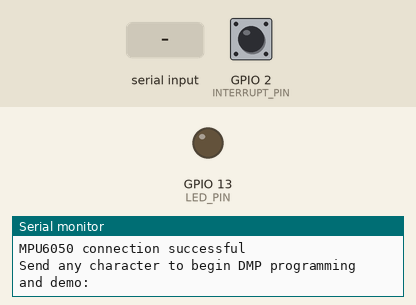
Simulated run of this sketch. Board: ESP32. On the bench: output pins drawn as LEDs (lit = HIGH), the last lines printed to the serial monitor. The test bench sets the inputs (shaded band); at power-on: GPIO 2 (INTERRUPT_PIN) LOW. The sensor or clock chip raises its interrupt line as the real part does.

Above: at 0.8 s.
0.9 s: "1" received over Serial
At 1.48 s:
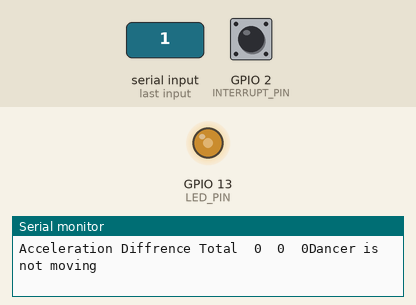
Timing chart, 0 to 9.9 s (numbered marks = the images above; inputs shaded):
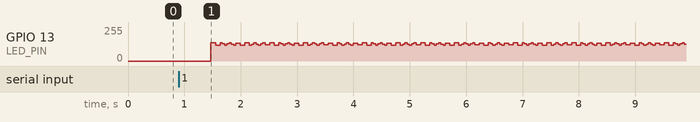

Measured:
- after the input at 0.9 s, GPIO 13 (LED_PIN): 0/255 → 137/255 after 0.57 s, then moves between 118/255 and 137/255, repeating every 2.7 s

The sketch:

MPU6050_StateChange.ino
```cpp
// I2C device class (I2Cdev) demonstration Arduino sketch for MPU6050 class using DMP (MotionApps v2.0)
// 6/21/2012 by Jeff Rowberg <jeff@rowberg.net>
// Updates should (hopefully) always be available at https://github.com/jrowberg/i2cdevlib
//
// Changelog:
//      2019-07-08 - Added Auto Calibration and offset generator
//		   - and altered FIFO retrieval sequence to avoid using blocking code
//      2016-04-18 - Eliminated a potential infinite loop
//      2013-05-08 - added seamless Fastwire support
//                 - added note about gyro calibration
//      2012-06-21 - added note about Arduino 1.0.1 + Leonardo compatibility error
//      2012-06-20 - improved FIFO overflow handling and simplified read process
//      2012-06-19 - completely rearranged DMP initialization code and simplification
//      2012-06-13 - pull gyro and accel data from FIFO packet instead of reading directly
//      2012-06-09 - fix broken FIFO read sequence and change interrupt detection to RISING
//      2012-06-05 - add gravity-compensated initial reference frame acceleration output
//                 - add 3D math helper file to DMP6 example sketch
//                 - add Euler output and Yaw/Pitch/Roll output formats
//      2012-06-04 - remove accel offset clearing for better results (thanks Sungon Lee)
//      2012-06-01 - fixed gyro sensitivity to be 2000 deg/sec instead of 250
//      2012-05-30 - basic DMP initialization working

/* ============================================
I2Cdev device library code is placed under the MIT license
Copyright (c) 2012 Jeff Rowberg

Permission is hereby granted, free of charge, to any person obtaining a copy
of this software and associated documentation files (the "Software"), to deal
in the Software without restriction, including without limitation the rights
to use, copy, modify, merge, publish, distribute, sublicense, and/or sell
copies of the Software, and to permit persons to whom the Software is
furnished to do so, subject to the following conditions:

The above copyright notice and this permission notice shall be included in
all copies or substantial portions of the Software.

THE SOFTWARE IS PROVIDED "AS IS", WITHOUT WARRANTY OF ANY KIND, EXPRESS OR
IMPLIED, INCLUDING BUT NOT LIMITED TO THE WARRANTIES OF MERCHANTABILITY,
FITNESS FOR A PARTICULAR PURPOSE AND NONINFRINGEMENT. IN NO EVENT SHALL THE
AUTHORS OR COPYRIGHT HOLDERS BE LIABLE FOR ANY CLAIM, DAMAGES OR OTHER
LIABILITY, WHETHER IN AN ACTION OF CONTRACT, TORT OR OTHERWISE, ARISING FROM,
OUT OF OR IN CONNECTION WITH THE SOFTWARE OR THE USE OR OTHER DEALINGS IN
THE SOFTWARE.
===============================================
*/

// I2Cdev and MPU6050 must be installed as libraries, or else the .cpp/.h files
// for both classes must be in the include path of your project
#include "I2Cdev.h"

#include "MPU6050_6Axis_MotionApps20.h"
//#include "MPU6050.h" // not necessary if using MotionApps include file

// Arduino Wire library is required if I2Cdev I2CDEV_ARDUINO_WIRE implementation
// is used in I2Cdev.h
#if I2CDEV_IMPLEMENTATION == I2CDEV_ARDUINO_WIRE
    #include "Wire.h"
#endif

#include<WiFi.h>

// class default I2C address is 0x68
// specific I2C addresses may be passed as a parameter here
// AD0 low = 0x68 (default for SparkFun breakout and InvenSense evaluation board)
// AD0 high = 0x69
MPU6050 mpu;
//MPU6050 mpu(0x69); // <-- use for AD0 high

byte mac[6];

/* =========================================================================
   NOTE: In addition to connection 3.3v, GND, SDA, and SCL, this sketch
   depends on the MPU-6050's INT pin being connected to the Arduino's
   external interrupt #0 pin. On the Arduino Uno and Mega 2560, this is
   digital I/O pin 2.
 * ========================================================================= */

/* =========================================================================
   NOTE: Arduino v1.0.1 with the Leonardo board generates a compile error
   when using Serial.write(buf, len). The Teapot output uses this method.
   The solution requires a modification to the Arduino USBAPI.h file, which
   is fortunately simple, but annoying. This will be fixed in the next IDE
   release. For more info, see these links:

   http://arduino.cc/forum/index.php/topic,109987.0.html
   http://code.google.com/p/arduino/issues/detail?id=958
 * ========================================================================= */


#define OUTPUT_ACCEL_GRAVITY //Acc Values with gravity

#define INTERRUPT_PIN 2  // use pin 2 on Arduino Uno & most boards
#define LED_PIN 13 // (Arduino is 13, Teensy is 11, Teensy++ is 6)
bool blinkState = false;

// MPU control/status vars
bool dmpReady = false;  // set true if DMP init was successful
uint8_t mpuIntStatus;   // holds actual interrupt status byte from MPU
uint8_t devStatus;      // return status after each device operation (0 = success, !0 = error)
uint16_t packetSize;    // expected DMP packet size (default is 42 bytes)
uint16_t fifoCount;     // count of all bytes currently in FIFO
uint8_t fifoBuffer[64]; // FIFO storage buffer

// orientation/motion vars
VectorInt16 aaGravity;
VectorInt16 aag;


// ================================================================
// ===               INTERRUPT DETECTION ROUTINE                ===
// ================================================================

volatile bool mpuInterrupt = false;     // indicates whether MPU interrupt pin has gone high
void dmpDataReady() {
    mpuInterrupt = true;
}


// ================================================================
// ===                      INITIAL SETUP                       ===
// ================================================================

bool isMoving = true;
bool changePosition = false;
bool isDancing = false;

const int sampleFrequency = 80; //40Hz sampling frequency rate
int counter = 0;
int16_t aaXPrevious = 0;
int16_t aaYPrevious = 0;
int16_t aaZPrevious = 0;
int16_t aaXDiff = 0;
int16_t aaYDiff = 0;
int16_t aaZDiff = 0;
int16_t aaXTotal = 0;
int16_t aaYTotal = 0;
int16_t aaZTotal = 0;


void setup() {
    // join I2C bus (I2Cdev library doesn't do this automatically)
    #if I2CDEV_IMPLEMENTATION == I2CDEV_ARDUINO_WIRE
        Wire.begin();
        Wire.setClock(400000); // 400kHz I2C clock. Comment this line if having compilation difficulties
    #elif I2CDEV_IMPLEMENTATION == I2CDEV_BUILTIN_FASTWIRE
        Fastwire::setup(400, true);
    #endif

    // initialize serial communication
    // (115200 chosen because it is required for Teapot Demo output, but it's
    // really up to you depending on your project)
    Serial.begin(115200);
    while (!Serial); // wait for Leonardo enumeration, others continue immediately

    // NOTE: 8MHz or slower host processors, like the Teensy @ 3.3V or Arduino
    // Pro Mini running at 3.3V, cannot handle this baud rate reliably due to
    // the baud timing being too misaligned with processor ticks. You must use
    // 38400 or slower in these cases, or use some kind of external separate
    // crystal solution for the UART timer.

    // initialize device
    Serial.println(F("Initializing I2C devices..."));
    mpu.initialize();
    pinMode(INTERRUPT_PIN, INPUT);

    // verify connection
    Serial.println(F("Testing device connections..."));
    Serial.println(mpu.testConnection() ? F("MPU6050 connection successful") : F("MPU6050 connection failed"));

    // wait for ready
    Serial.println(F("\nSend any character to begin DMP programming and demo: "));
    while (Serial.available() && Serial.read()); // empty buffer
    while (!Serial.available());                 // wait for data
    while (Serial.available() && Serial.read()); // empty buffer again

    // load and configure the DMP
    Serial.println(F("Initializing DMP..."));
    devStatus = mpu.dmpInitialize();


    int bluno = 2;
    // supply your own gyro offsets here, scaled for min sensitivity

    if(bluno == 1)
    {
      mpu.setXGyroOffset(156);
      mpu.setYGyroOffset(-34);
      mpu.setZGyroOffset(56);
      mpu.setZAccelOffset(989); // 1688 factory default for my test chip
    }

    else if(bluno == 2)
    {
      mpu.setXGyroOffset(259);
      mpu.setYGyroOffset(-97);
      mpu.setZGyroOffset(19);
      mpu.setZAccelOffset(3578);
    }
     else if(bluno == 3)
    {
      mpu.setXGyroOffset(240);
      mpu.setYGyroOffset(-70);
      mpu.setZGyroOffset(15);
      mpu.setZAccelOffset(2472);
    }
    else if(bluno == 4)
    {
      mpu.setXGyroOffset(259);
      mpu.setYGyroOffset(-97);
      mpu.setZGyroOffset(19);
      mpu.setZAccelOffset(3578);
    }
    else if(bluno == 5)
    {
      mpu.setXGyroOffset(259);
      mpu.setYGyroOffset(-97);
      mpu.setZGyroOffset(19);
      mpu.setZAccelOffset(3578);
    }
    else if(bluno == 6)
    {
      mpu.setXGyroOffset(259);
      mpu.setYGyroOffset(-97);
      mpu.setZGyroOffset(19);
      mpu.setZAccelOffset(3578);
    }
    else if(bluno == 7)
    {
      mpu.setXGyroOffset(259);
      mpu.setYGyroOffset(-97);
      mpu.setZGyroOffset(19);
      mpu.setZAccelOffset(3578);
    }


    // make sure it worked (returns 0 if so)
    if (devStatus == 0) {
        // Calibration Time: generate offsets and calibrate our MPU6050
        mpu.CalibrateAccel(6);
        mpu.CalibrateGyro(6);
        mpu.PrintActiveOffsets();
        // turn on the DMP, now that it's ready
        Serial.println(F("Enabling DMP..."));
        mpu.setDMPEnabled(true);

        // enable Arduino interrupt detection
        Serial.print(F("Enabling interrupt detection (Arduino external interrupt "));
        Serial.print(digitalPinToInterrupt(INTERRUPT_PIN));
        Serial.println(F(")..."));
        attachInterrupt(digitalPinToInterrupt(INTERRUPT_PIN), dmpDataReady, RISING);
        mpuIntStatus = mpu.getIntStatus();

        // set our DMP Ready flag so the main loop() function knows it's okay to use it
        Serial.println(F("DMP ready! Waiting for first interrupt..."));
        dmpReady = true;

        // get expected DMP packet size for later comparison
        packetSize = mpu.dmpGetFIFOPacketSize();
    } else {
        // ERROR!
        // 1 = initial memory load failed
        // 2 = DMP configuration updates failed
        // (if it's going to break, usually the code will be 1)
        Serial.print(F("DMP Initialization failed (code "));
        Serial.print(devStatus);
        Serial.println(F(")"));
    }

    // configure LED for output
    pinMode(LED_PIN, OUTPUT);
}


// ================================================================
// ===                    MAIN PROGRAM LOOP                     ===
// ================================================================

void loop() {
    // if programming failed, don't try to do anything
    if (!dmpReady) return;
    // read a packet from FIFO
    if (mpu.dmpGetCurrentFIFOPacket(fifoBuffer)) { // Get the Latest packet

          mpu.dmpGetAccel(&aaGravity, fifoBuffer); // Reads from the packet, raw accel data


          aaXDiff = abs(aaGravity.x - aaXPrevious);
          aaXPrevious = aaGravity.x;

          aaYDiff = abs(aaGravity.y - aaYPrevious);
          aaYPrevious = aaGravity.y;

          aaZDiff = abs(aaGravity.z - aaZPrevious);
          aaZPrevious = aaGravity.z;


          Serial.print("Acceleration Diffrence Total\t");
          Serial.print(aaXDiff);
          Serial.print("\t");
          Serial.print(aaYDiff);
          Serial.print("\t");
          Serial.print(aaZDiff);

        //aaXTotal > 150 && aaXTotal < 1000 && aaYTotal > 145 && aaYTotal < 700 && aaZTotal > 200 && aaZTotal < 700
        if(aaXDiff > 120 || aaYDiff > 120 || aaZDiff > 120) {
          isMoving = true;
          Serial.println("Dancer is moving");
        } else
        {
          isMoving = false;
          Serial.println("Dancer is not moving");
        }

//        counter = 0;
//        aaXPrevious = 0;
//        aaYPrevious = 0;
//        aaZPrevious = 0;
//        aaXDiff = 0;
//        aaYDiff = 0;
//        aaZDiff = 0;
//        aaXTotal = 0;
//        aaYTotal = 0;
//        aaZTotal = 0;
    }

        // blink LED to indicate activity
        blinkState = !blinkState;
        digitalWrite(LED_PIN, blinkState);

}
```
